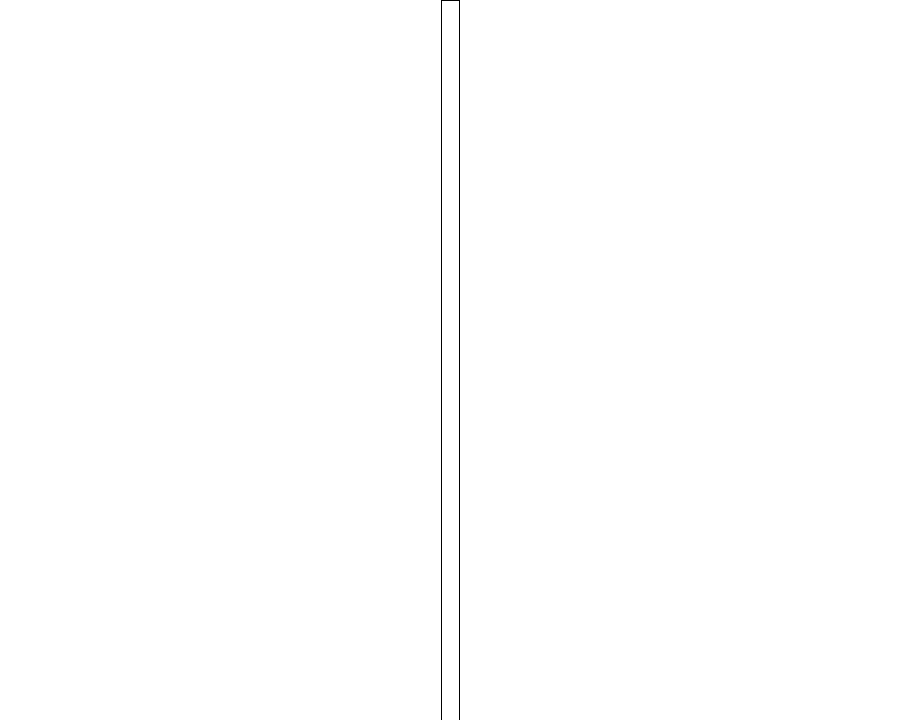
Frame 1 (no input)
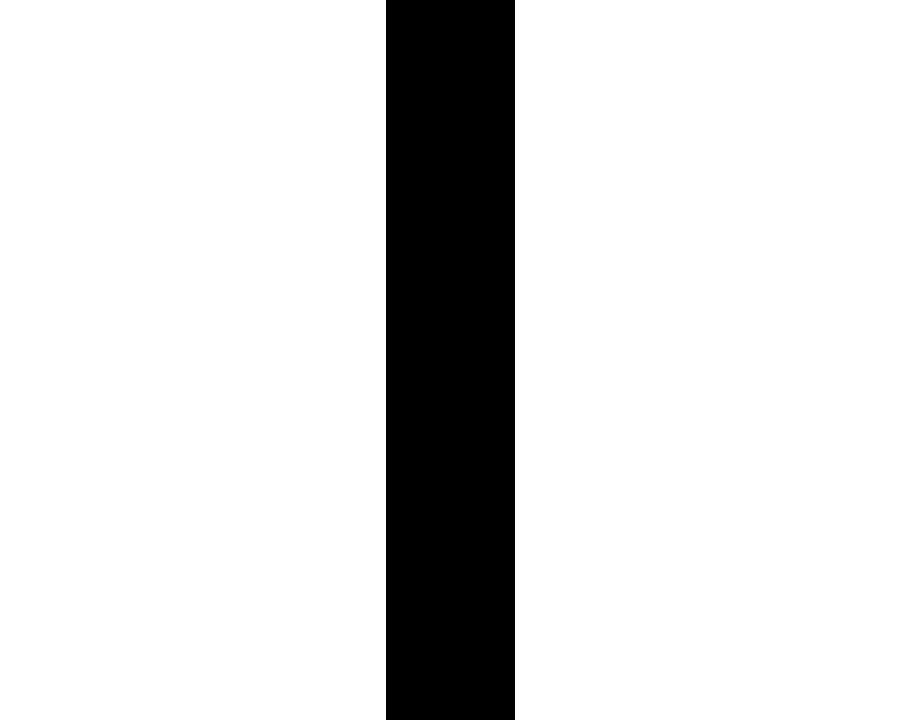
Frame 60 (the mouse pressed at the canvas centre just before this capture)
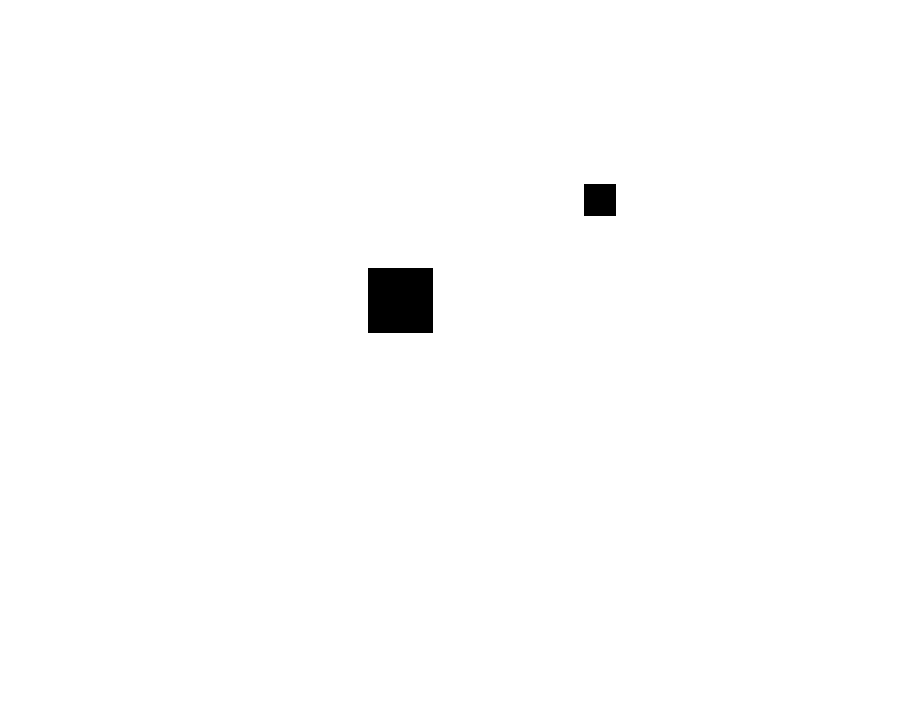
Frame 120 (the mouse held since frame 60 and released just before this capture)

The Processing sketch that drew these frames (run headless with seeded random() and noise(); from frame 60 on, the mouse is pressed at the canvas centre):

// Processing sketch: Rhythmus02
// ── Rhythmus02.pde
// emulation of "Rhythum 21"
color WHITE, BLACK;

Shape sh1, sh2, sh3;

void setup()
{
  //conformes to 4:3 aspect ratio
  size(900,720);
  
  // 24 frame per second
  frameRate(24);
  
  rectMode(CENTER);
  colorMode(RGB, 1.);
  
  WHITE = color(1.);
  BLACK = color(0.); 
}


void draw()
{
  background(WHITE);
  switch(frameCount)
  {
    case 1:
    sh1 = new Shape(width/2, height/2 , 0, height, width, height, 49, BLACK);
    break;
 
    case 53:
        sh1 = new Shape(width/2, height/2 , 0, height, width, height, 54, BLACK);
        break;

    case 90:
      sh1 = new Shape(600,  200, 0, 0, 100, 100, 60, BLACK);
       break;
        
    case 107:
       sh2 = new Shape(400,  300, 50, 50, 200, 200, 100, BLACK);
       break;
  }
  
  if(sh1 != null)
  {
    sh1.display();
    if (sh1.isDead())
    {
      sh1 = null;
    }
  }
  
  if(sh2 != null)
  {
    sh2.display();
    if (sh2.isDead())
    {
      sh2 = null;
    }
  }
  
  if(sh3 != null)
  {
    sh3.display();
    if (sh3.isDead())
    {
      sh3 = null;
    }
  }
  
  
}

// ── Shape.pde
/* this is my rectangle file */

class Shape 
{
  // coordonee
  int x, y;
  //width and height
  int w, h;
  color c;
  int lifespan;
  float wDelta, hDelta;
  
  Shape(int x_, int y_, int w_, int h_, int w2_, int h2_, int lifespan_, color c_)
  {
    x = x_;
    y = y_;
    w = w_;
    h = h_;
    c = c_;
    lifespan = lifespan_;
    
    wDelta = float(w2_ - w) / float(lifespan);
    hDelta = float(h2_ - h) / float(lifespan);
  }
  
  
  void display ()
  {
    w += wDelta;
    h += hDelta;
    
    rect(x, y, w, h);
    fill(c);
  }
  
  boolean isDead()
  {
    lifespan --;
    return lifespan < 1;
  }
  
}
